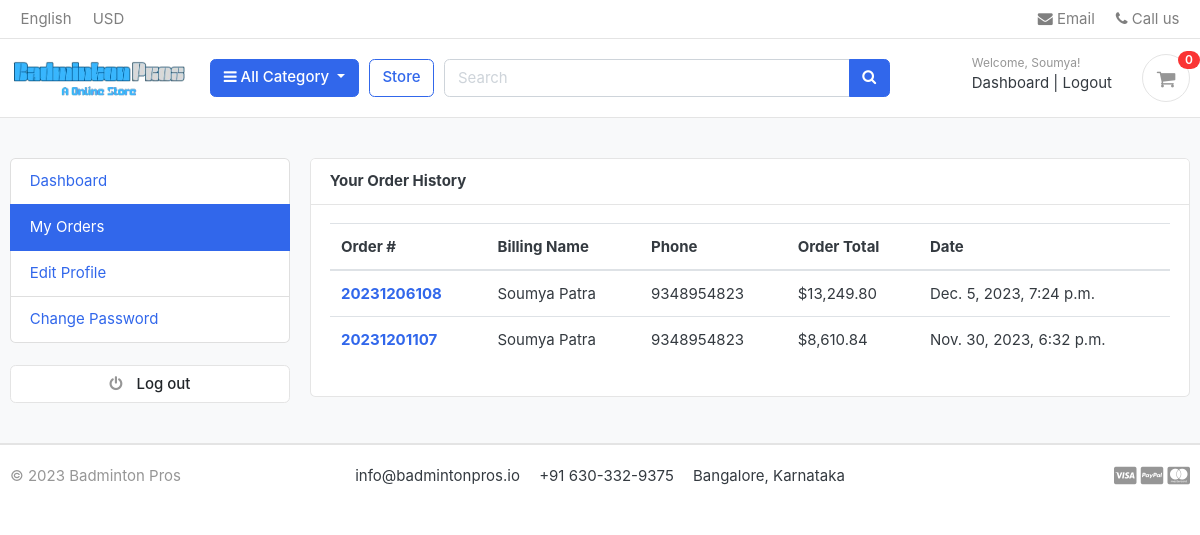
Page /accounts/my_orders/ (signed in) on the earlier database version.
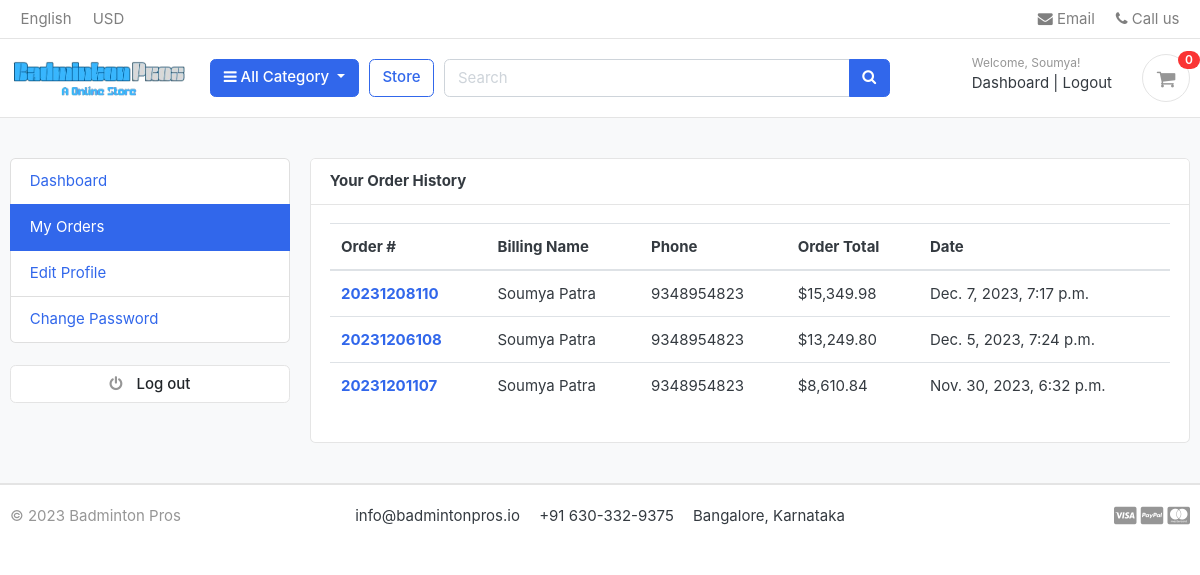
Same page on the later database version.
### orders/models.py (models this page shows, shortened)
class Order(models.Model):
    STATUS = (
        ('New', 'New'),
        ('Accepted', 'Accepted'),
        ('Completed', 'Completed'),
        ('Cancelled', 'Cancelled'),
    )
    user = models.ForeignKey(Account, on_delete=models.SET_NULL, null=True)
    payment = models.ForeignKey(Payment, on_delete=models.SET_NULL, blank=True, null=True)
    order_number = models.CharField(max_length=20)
    first_name = models.CharField(max_length=50)
    last_name = models.CharField(max_length=50)
    phone = models.CharField(max_length=15)
    email = models.EmailField(max_length=50)
    address_line_1 = models.CharField(max_length=1000)
    address_line_2 = models.CharField(max_length=50, blank=True)
    country = models.CharField(max_length=50)
    state = models.CharField(max_length=50)
    city = models.CharField(max_length=50)
    order_note = models.CharField(max_length=100, blank=True)
    order_total = models.FloatField()
    tax = models.FloatField()
    status = models.CharField(max_length=10, choices=STATUS, default="New")
    ip = models.CharField(max_length=20, blank=True)
    is_ordered = models.BooleanField(default=False)
    created_at = models.DateTimeField(auto_now_add=True)
    updated_at = models.DateTimeField(auto_now=True)
    def full_name(self):
        return f"{self.first_name} {self.last_name}"

### accounts/views.py (the view)
# urls.py: path("my_orders/", views.my_orders, name="my_orders"),
@login_required(login_url="login")
def my_orders(request):
    orders = Order.objects.filter(user=request.user, is_ordered=True).order_by("-created_at")
    context = {
        'orders': orders,
    }
    return render(request, "accounts/my_orders.html", context)

### carts/context_processors.py (called while the page is built)
def counter(request):
    cart_count = 0
    if 'admin' in request.path:
        return {}
    else:
        try:
            cart = Cart.objects.filter(cart_id=_cart_id(request))
            if request.user.is_authenticated:
                cart_items = CartItem.objects.all().filter(user=request.user)
            else:
                cart_items = CartItem.objects.all().filter(cart=cart[:1])
            for cart_item in cart_items:
                cart_count += cart_item.quantity
        except Cart.DoesNotExist:
            cart_count = 0
    return dict(cart_count=cart_count)

### carts/views.py (called while the page is built)
def _cart_id(request):
    cart = request.session.session_key
    if not cart:
        cart = request.session.create()
    return cart

### category/context_processors.py (called while the page is built)
def menu_links(request):
    links = Category.objects.all()
    return dict(links=links)

### category/models.py (called while the page is built)
    def get_url(self):
        return reverse('products_by_category', args=[self.slug])

### templates/accounts/my_orders.html (shortened to what this page needs)
{% extends 'base.html' %} {% load humanize %} {% block content %}
<section class="section-conten padding-y bg">
    <div class="container">
        <div class="row">
            {% include 'includes/dashboard_sidebar.html' %}
            <main class="col-md-9">
                <article class="card">
                    <header class="card-header">
                        <strong class="d-inline-block mr-3">Your Order History</strong>
                    </header>
                    <div class="card-body">
                        <div class="row">
                            <div class="col-md-12">
                                <table class="table table-hover">
                                    <thead>
                                        <tr>
                                            <th scope="col">Order #</th>
                                            <th scope="col">Billing Name</th>
                                            <th scope="col">Phone</th>
                                            <th scope="col">Order Total</th>
                                            <th scope="col">Date</th>
                                        </tr>
                                    </thead>
                                    <tbody>
                                        {% for order in orders %}
                                        <tr>
                                            <th scope="row"><a href="{% url 'order_detail' order.order_number %}">{{ order.order_number }}</a></th>
                                            <td>{{ order.full_name }}</td>
                                            <td>{{ order.phone }}</td>
                                            <td>${{ order.order_total|floatformat:2|intcomma }}</td>
                                            <td>{{ order.created_at }}</td>
                                        </tr>
                                        {% endfor %}
                                    </tbody>
                                </table>
                            </div>
                        </div>
                    </div>
                </article>
            </main>
        </div>
    </div>
</section>
{% endblock %}

Differences in the rows shown:
added Order: order_number "20231208110", full_name "Soumya Patra", phone "9348954823", order_total "15,349.98", created_at "Dec. 7, 2023, 7:17 p.m."
